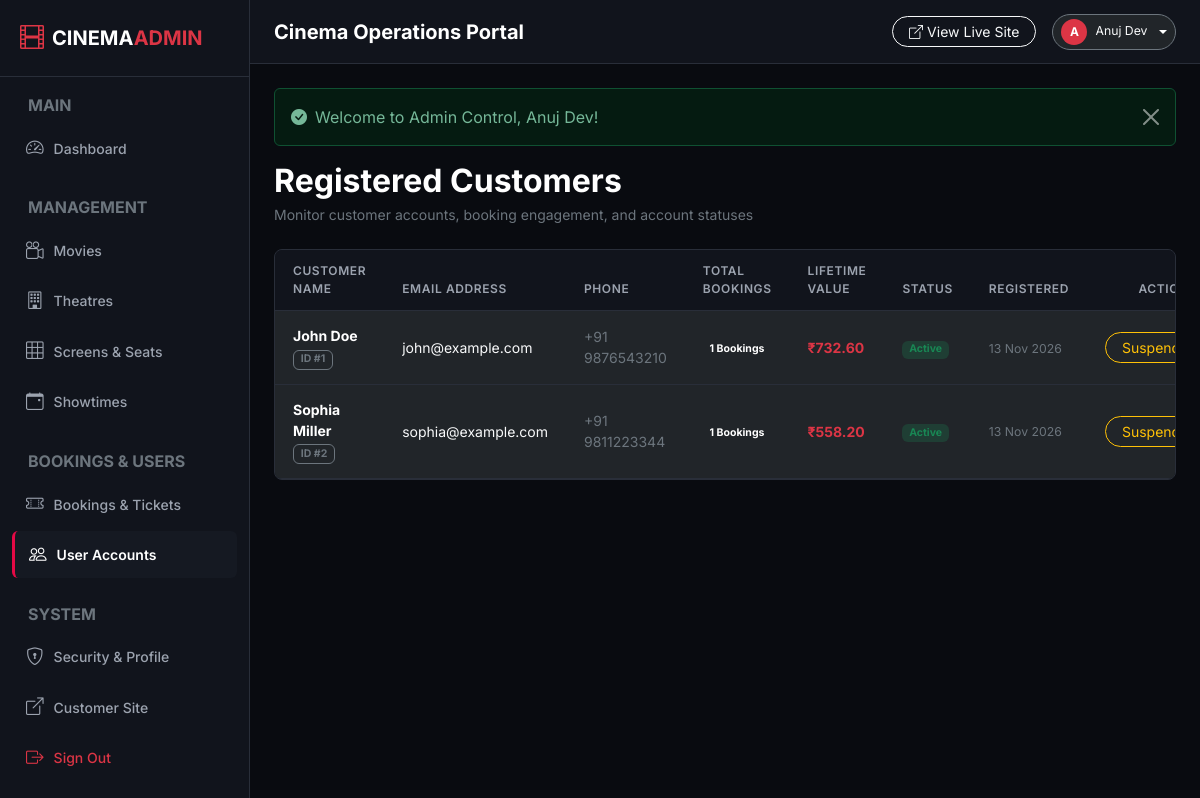
Page /admin/users.php (signed in) on the committed database.
### tables this page shows
CREATE TABLE `users` (
  `id` INT AUTO_INCREMENT PRIMARY KEY,
  `full_name` VARCHAR(100) NOT NULL,
  `email` VARCHAR(150) NOT NULL UNIQUE,
  `phone` VARCHAR(20) DEFAULT NULL,
  `password` VARCHAR(255) NOT NULL,
  `role` ENUM('user', 'admin') DEFAULT 'user',
  `status` ENUM('active', 'inactive', 'banned') DEFAULT 'active',
  `created_at` TIMESTAMP DEFAULT CURRENT_TIMESTAMP,
  `updated_at` TIMESTAMP DEFAULT CURRENT_TIMESTAMP ON UPDATE CURRENT_TIMESTAMP,
  INDEX `idx_user_email` (`email`)
);

### admin/users.php (the view, shortened to what this page needs)
<?php
$pdo = getDBConnection();
$users = $pdo->query("
    SELECT u.*,
           COUNT(b.id) AS booking_count,
           COALESCE(SUM(CASE WHEN b.booking_status = 'confirmed' THEN b.grand_total ELSE 0 END), 0) AS total_spend
    FROM users u
    LEFT JOIN bookings b ON b.user_id = u.id
    GROUP BY u.id
    ORDER BY u.created_at DESC
")->fetchAll();
include __DIR__ . '/includes/header.php';
?>
<div class="d-flex justify-content-between align-items-center mb-4">
    <div>
        <h2 class="text-white fw-bold mb-1">Registered Customers</h2>
        <p class="text-secondary small mb-0">Monitor customer accounts, booking engagement, and account statuses</p>
    </div>
</div>
<div class="admin-card">
    <div class="table-responsive">
        <table class="table admin-table">
            <thead>
                <tr>
                    <th>Customer Name</th>
                    <th>Email Address</th>
                    <th>Phone</th>
                    <th>Total Bookings</th>
                    <th>Lifetime Value</th>
                    <th>Status</th>
                    <th>Registered</th>
                    <th class="text-end">Actions</th>
                </tr>
            </thead>
            <tbody>
                <?php foreach ($users as $u): ?>
                    <tr>
                        <td>
                            <strong class="text-white d-block"><?= htmlspecialchars($u['full_name']) ?></strong>
                            <span class="badge bg-dark border border-secondary text-secondary fs-xs">ID #<?= $u['id'] ?></span>
                        </td>
                        <td>
                            <span class="text-light"><?= htmlspecialchars($u['email']) ?></span>
                        </td>
                        <td>
                            <span class="text-secondary"><?= htmlspecialchars($u['phone'] ?? '-') ?></span>
                        </td>
                        <td>
                            <span class="badge bg-purple bg-opacity-25 text-purple-light"><?= (int)$u['booking_count'] ?> Bookings</span>
                        </td>
                        <td>
                            <strong class="text-danger"><?= format_currency($u['total_spend']) ?></strong>
                        </td>
                        <td>
                            <?php if ($u['status'] === 'active'): ?>
                                <span class="badge bg-success bg-opacity-25 text-success">Active</span>
                            <?php else: ?>
                                <span class="badge bg-danger bg-opacity-25 text-danger">Banned</span>
                            <?php endif; ?>
                        </td>
                        <td>
                            <span class="text-secondary small"><?= format_date($u['created_at'], 'd M Y') ?></span>
                        </td>
                        <td class="text-end">
                            <form action="" method="POST" class="d-inline">
                                <?php if ($u['status'] === 'active'): ?>
                                    <button type="submit" class="btn btn-sm btn-outline-warning rounded-pill px-3" onclick="return confirm('Ban this user account?');">
                                        Suspend
                                    </button>
                                <?php else: ?>
                                    <button type="submit" class="btn btn-sm btn-outline-success rounded-pill px-3">
                                        Activate
                                    </button>
                                <?php endif; ?>
                            </form>
                        </td>
                    </tr>
                <?php endforeach; ?>
            </tbody>
        </table>
    </div>
</div>
<?php include __DIR__ . '/includes/footer.php'; ?>

### assets/css/admin.css (style rules this page uses)
:root { --admin-bg: #090B10; --admin-sidebar: #11141C; --admin-card: #151922; --admin-elevated: #1F2533; --admin-border: #292E39; --admin-border-light: #363C4A; --admin-accent: #E50945; --admin-accent-hover: #CC073D; --text-primary: #F5F5F5; --text-secondary: #9CA3AF; --text-muted: #6B7280; --font-family: 'Inter', -apple-system, BlinkMacSystemFont, "Segoe UI", Roboto, sans-serif; --transition-fast: all 0.2s ease-in-out; }
body.admin-body { background-color: var(--admin-bg); color: var(--text-primary); font-family: var(--font-family); min-height: 100vh; display: flex; -webkit-font-smoothing: antialiased; }
.admin-card { background: var(--admin-card); border: 1px solid var(--admin-border); border-radius: 8px; overflow: hidden; }
.admin-table { margin-bottom: 0; color: var(--text-primary); font-size: 0.875rem; }
.admin-table th { background: var(--admin-sidebar); color: var(--text-secondary); font-size: 0.75rem; text-transform: uppercase; letter-spacing: 0.05em; border-bottom: 1px solid var(--admin-border); padding: 12px 18px; font-weight: 600; }
.admin-table td { padding: 14px 18px; vertical-align: middle; border-bottom: 1px solid var(--admin-border); color: var(--text-primary); }

### rows in the picture
users: full_name "John Doe", id "1", email "john@example.com", phone "+91 9876543210", booking_count "1", total_spend "₹732.60", status "Active", created_at "13 Nov 2026"
users: full_name "Sophia Miller", id "2", email "sophia@example.com", phone "+91 9811223344", booking_count "1", total_spend "₹558.20", status "Active", created_at "13 Nov 2026"

### other values in the picture
$currentAdmin['full_name'] "Anuj Dev"
$flash['message'] "Welcome to Admin Control, Anuj Dev!"
